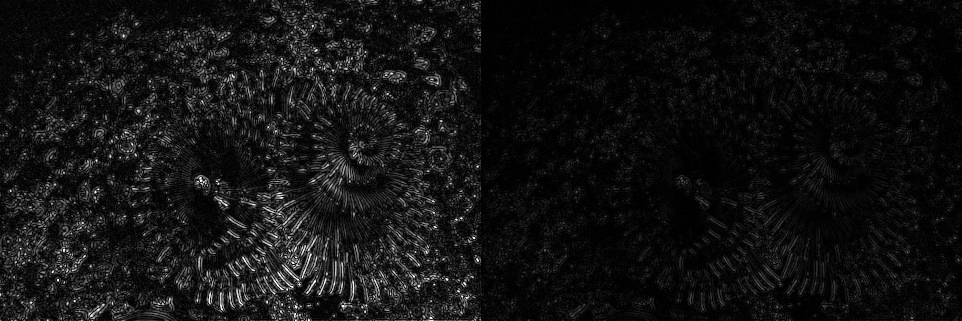
#> input picture report/laplacian.jpg, 962 x 321 px
$ python -i sobel.py   (imports and definitions only)   (older library calls are emulated)
#> lines starting #> are read from the running program, lines starting #| are printed output that depends on the picture
#> further down, picture is the input picture: shape (321, 962, 3); min 0, max 255, mean 18.7
import cv2
import numpy as np
from ops import numpy_conv2d, numpy_gaussian_blur

def StandSobel(src, ddepth=cv2.CV_16S, dx=1, dy=1, ksize=3):
    # Remove noise by blurring with a Gaussian filter
#> called with ddepth = 3, dx = 1, dy = 1, ksize = 3
    src = cv2.GaussianBlur(src, (3, 3), 0)

    # Convert the image to grayscale
    src_gray = cv2.cvtColor(src, cv2.COLOR_BGR2GRAY)

    # Apply Sobel using OpenCV
    sobel_x = cv2.Sobel(src_gray, ddepth, dx, 0, ksize=ksize)
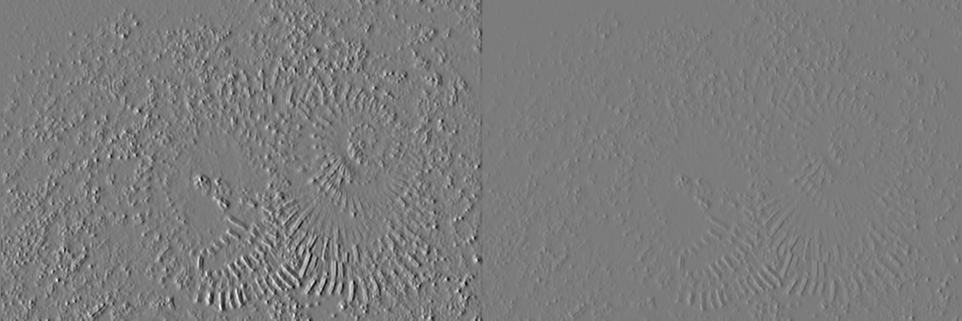
#> sobel_x: shape (321, 962) int16; min -489, max 515, mean -0.1; drawn with min black and max white
    sobel_y = cv2.Sobel(src_gray, ddepth, 0, dy, ksize=ksize)
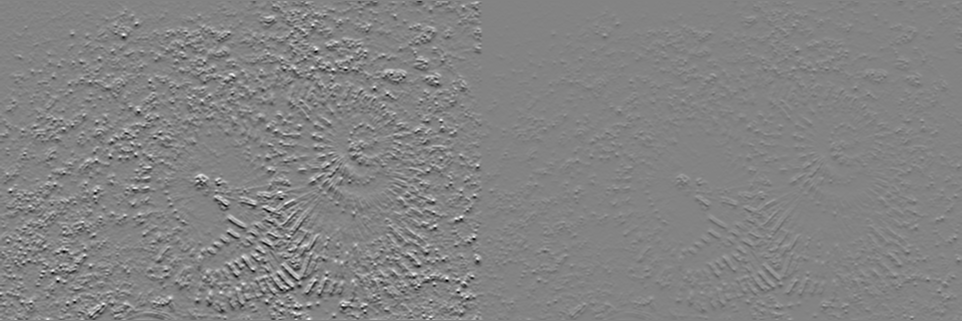
#> sobel_y: shape (321, 962) int16; min -449, max 422, mean 0.3; drawn with min black and max white

    # Combine gradients and convert back to uint8
    abs_sobel_x = cv2.convertScaleAbs(sobel_x)
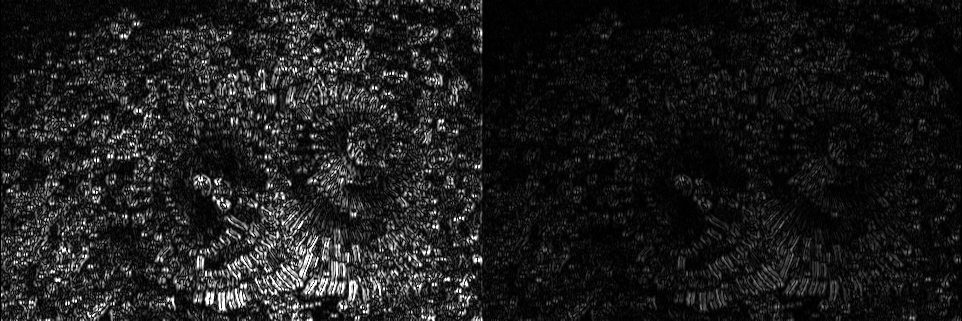
#> abs_sobel_x: shape (321, 962); min 0, max 255, mean 28.5
    abs_sobel_y = cv2.convertScaleAbs(sobel_y)
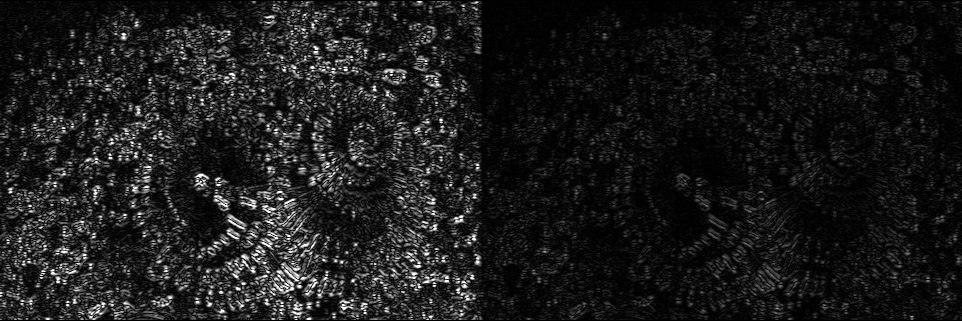
#> abs_sobel_y: shape (321, 962); min 0, max 255, mean 27.4
    combined = cv2.addWeighted(abs_sobel_x, 0.5, abs_sobel_y, 0.5, 0)
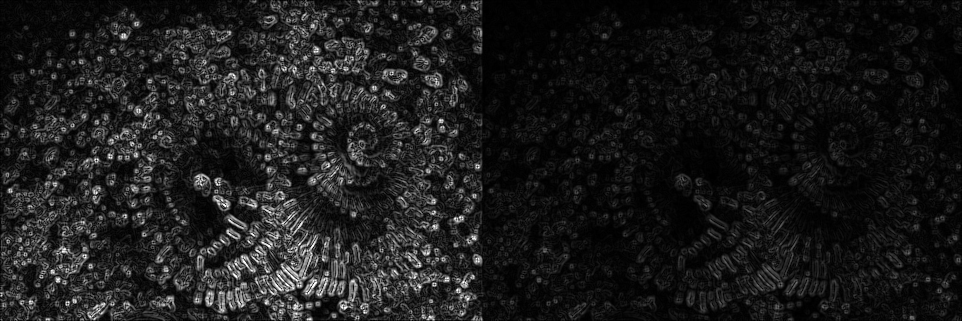
#> combined: shape (321, 962); min 0, max 255, mean 27.9

    return combined

def CustomSobel(src, ddepth=cv2.CV_16S, ksize=3):
    src_gray = cv2.cvtColor(src, cv2.COLOR_BGR2GRAY)

    src_gray = numpy_gaussian_blur(src_gray, 3, 1.0)

    sobel_x_kernel = np.array([[-1, 0, 1],
                               [-2, 0, 2],
                               [-1, 0, 1]], dtype=np.float32)

    sobel_y_kernel = np.array([[-1, -2, -1],
                               [0,  0,  0],
                               [1,  2,  1]], dtype=np.float32)

    sobel_x = numpy_conv2d(src_gray, sobel_x_kernel)
    sobel_y = numpy_conv2d(src_gray, sobel_y_kernel)

    if ddepth == cv2.CV_16S:
        sobel_x = sobel_x.astype(np.int16)
        sobel_y = sobel_y.astype(np.int16)

    abs_sobel_x = cv2.convertScaleAbs(sobel_x)
    abs_sobel_y = cv2.convertScaleAbs(sobel_y)
    combined = cv2.addWeighted(abs_sobel_x, 0.5, abs_sobel_y, 0.5, 0)

    return combined

>>> import cv2
>>> picture = cv2.imread('../report/laplacian.jpg')
>>> result = StandSobel(picture)

$ run again, on report/sobel.jpg
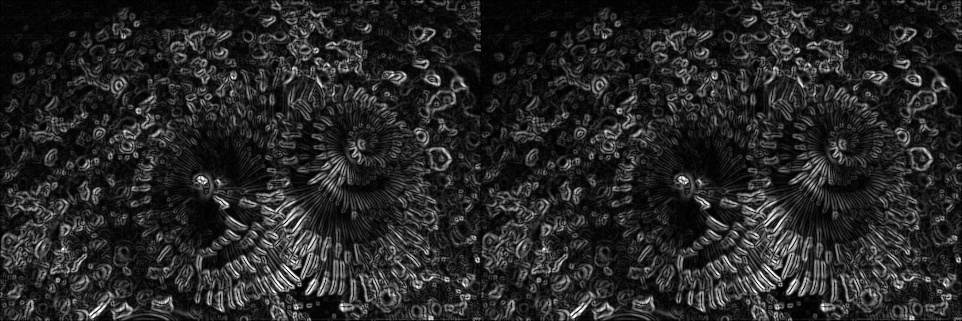
#> input picture report/sobel.jpg, 962 x 321 px
#> picture is the input picture: shape (321, 962, 3); min 0, max 255, mean 38.4
#> in StandSobel, `sobel_y = cv2.Sobel(src_gray, ddepth, 0, dy, ksize=ksize)`:
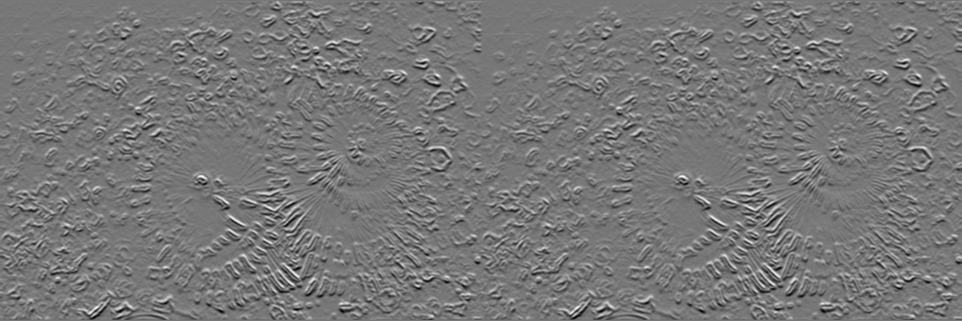
#> sobel_y: shape (321, 962) int16; min -484, max 547, mean 0.5; drawn with min black and max white
#> in StandSobel, `combined = cv2.addWeighted(abs_sobel_x, 0.5, abs_sobel_y, 0.5, 0)`:
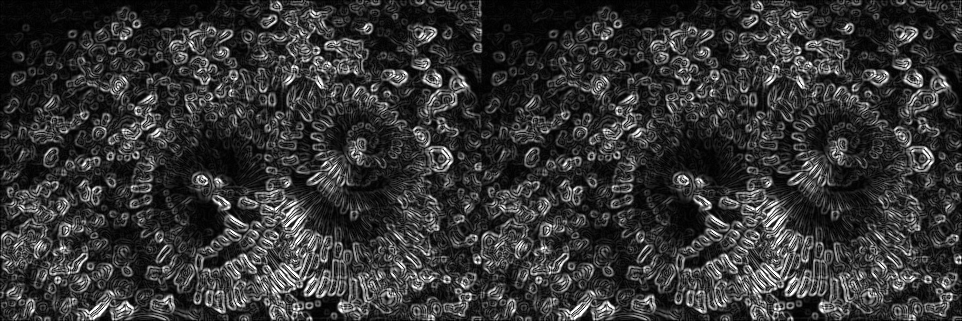
#> combined: shape (321, 962); min 0, max 255, mean 52.1
